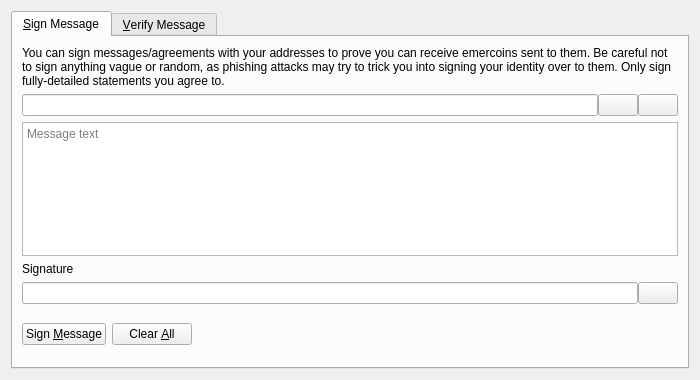
<?xml version="1.0" encoding="UTF-8"?>
<ui version="4.0">
 <class>SignVerifyMessageDialog</class>
 <widget class="QDialog" name="SignVerifyMessageDialog">
  <property name="geometry">
   <rect>
    <x>0</x>
    <y>0</y>
    <width>700</width>
    <height>380</height>
   </rect>
  </property>
  <property name="windowTitle">
   <string>Signatures - Sign / Verify a Message</string>
  </property>
  <property name="modal">
   <bool>true</bool>
  </property>
  <layout class="QVBoxLayout" name="verticalLayout">
   <item>
    <widget class="QTabWidget" name="tabWidget">
     <property name="currentIndex">
      <number>0</number>
     </property>
     <widget class="QWidget" name="tabSignMessage">
      <attribute name="title">
       <string>&amp;Sign Message</string>
      </attribute>
      <layout class="QVBoxLayout" name="verticalLayout_SM">
       <item>
        <widget class="QLabel" name="infoLabel_SM">
         <property name="text">
          <string>You can sign messages/agreements with your addresses to prove you can receive emercoins sent to them. Be careful not to sign anything vague or random, as phishing attacks may try to trick you into signing your identity over to them. Only sign fully-detailed statements you agree to.</string>
         </property>
         <property name="textFormat">
          <enum>Qt::PlainText</enum>
         </property>
         <property name="wordWrap">
          <bool>true</bool>
         </property>
        </widget>
       </item>
       <item>
        <layout class="QHBoxLayout" name="horizontalLayout_1_SM">
         <property name="spacing">
          <number>0</number>
         </property>
         <item>
          <widget class="QValidatedLineEdit" name="addressIn_SM">
           <property name="toolTip">
            <string>The Emercoin address to sign the message with</string>
           </property>
          </widget>
         </item>
         <item>
          <widget class="QPushButton" name="addressBookButton_SM">
           <property name="toolTip">
            <string>Choose previously used address</string>
           </property>
           <property name="text">
            <string/>
           </property>
           <property name="icon">
            <iconset resource="../bitcoin.qrc">
             <normaloff>:/icons/address-book</normaloff>:/icons/address-book</iconset>
           </property>
           <property name="shortcut">
            <string>Alt+A</string>
           </property>
           <property name="autoDefault">
            <bool>false</bool>
           </property>
          </widget>
         </item>
         <item>
          <widget class="QPushButton" name="pasteButton_SM">
           <property name="toolTip">
            <string>Paste address from clipboard</string>
           </property>
           <property name="text">
            <string/>
           </property>
           <property name="icon">
            <iconset resource="../bitcoin.qrc">
             <normaloff>:/icons/editpaste</normaloff>:/icons/editpaste</iconset>
           </property>
           <property name="shortcut">
            <string>Alt+P</string>
           </property>
           <property name="autoDefault">
            <bool>false</bool>
           </property>
          </widget>
         </item>
        </layout>
       </item>
       <item>
        <widget class="QPlainTextEdit" name="messageIn_SM">
         <property name="toolTip">
          <string>Enter the message you want to sign here</string>
         </property>
         <property name="placeholderText">
          <string>Message text</string>
         </property>
        </widget>
       </item>
       <item>
        <widget class="QLabel" name="signatureLabel_SM">
         <property name="text">
          <string>Signature</string>
         </property>
         <property name="textFormat">
          <enum>Qt::PlainText</enum>
         </property>
        </widget>
       </item>
       <item>
        <layout class="QHBoxLayout" name="horizontalLayout_2_SM">
         <property name="spacing">
          <number>0</number>
         </property>
         <item>
          <widget class="QLineEdit" name="signatureOut_SM">
           <property name="font">
            <font>
             <italic>true</italic>
            </font>
           </property>
           <property name="readOnly">
            <bool>true</bool>
           </property>
          </widget>
         </item>
         <item>
          <widget class="QPushButton" name="copySignatureButton_SM">
           <property name="toolTip">
            <string>Copy the current signature to the system clipboard</string>
           </property>
           <property name="text">
            <string/>
           </property>
           <property name="icon">
            <iconset resource="../bitcoin.qrc">
             <normaloff>:/icons/editcopy</normaloff>:/icons/editcopy</iconset>
           </property>
           <property name="autoDefault">
            <bool>false</bool>
           </property>
          </widget>
         </item>
        </layout>
       </item>
       <item>
        <layout class="QHBoxLayout" name="horizontalLayout_3_SM">
         <item>
          <widget class="QPushButton" name="signMessageButton_SM">
           <property name="toolTip">
            <string>Sign the message to prove you own this Emercoin address</string>
           </property>
           <property name="text">
            <string>Sign &amp;Message</string>
           </property>
           <property name="icon">
            <iconset resource="../bitcoin.qrc">
             <normaloff>:/icons/edit</normaloff>:/icons/edit</iconset>
           </property>
           <property name="autoDefault">
            <bool>false</bool>
           </property>
          </widget>
         </item>
         <item>
          <widget class="QPushButton" name="clearButton_SM">
           <property name="toolTip">
            <string>Reset all sign message fields</string>
           </property>
           <property name="text">
            <string>Clear &amp;All</string>
           </property>
           <property name="icon">
            <iconset resource="../bitcoin.qrc">
             <normaloff>:/icons/remove</normaloff>:/icons/remove</iconset>
           </property>
           <property name="autoDefault">
            <bool>false</bool>
           </property>
          </widget>
         </item>
         <item>
          <spacer name="horizontalSpacer_1_SM">
           <property name="orientation">
            <enum>Qt::Horizontal</enum>
           </property>
           <property name="sizeHint" stdset="0">
            <size>
             <width>40</width>
             <height>48</height>
            </size>
           </property>
          </spacer>
         </item>
         <item>
          <widget class="QLabel" name="statusLabel_SM">
           <property name="font">
            <font>
             <weight>75</weight>
             <bold>true</bold>
            </font>
           </property>
           <property name="text">
            <string/>
           </property>
           <property name="wordWrap">
            <bool>true</bool>
           </property>
          </widget>
         </item>
         <item>
          <spacer name="horizontalSpacer_2_SM">
           <property name="orientation">
            <enum>Qt::Horizontal</enum>
           </property>
           <property name="sizeHint" stdset="0">
            <size>
             <width>40</width>
             <height>48</height>
            </size>
           </property>
          </spacer>
         </item>
        </layout>
       </item>
      </layout>
     </widget>
     <widget class="QWidget" name="tabVerifyMessage">
      <attribute name="title">
       <string>&amp;Verify Message</string>
      </attribute>
      <layout class="QVBoxLayout" name="verticalLayout_VM">
       <item>
        <widget class="QLabel" name="infoLabel_VM">
         <property name="text">
          <string>Enter the receiver's address, message (ensure you copy line breaks, spaces, tabs, etc. exactly) and signature below to verify the message. Be careful not to read more into the signature than what is in the signed message itself, to avoid being tricked by a man-in-the-middle attack. Note that this only proves the signing party receives with the address, it cannot prove sendership of any transaction!</string>
         </property>
         <property name="textFormat">
          <enum>Qt::PlainText</enum>
         </property>
         <property name="alignment">
          <set>Qt::AlignLeading|Qt::AlignLeft|Qt::AlignTop</set>
         </property>
         <property name="wordWrap">
          <bool>true</bool>
         </property>
        </widget>
       </item>
       <item>
        <layout class="QHBoxLayout" name="horizontalLayout_1_VM">
         <property name="spacing">
          <number>0</number>
         </property>
         <item>
          <widget class="QValidatedLineEdit" name="addressIn_VM">
           <property name="toolTip">
            <string>The Emercoin address the message was signed with</string>
           </property>
          </widget>
         </item>
         <item>
          <widget class="QPushButton" name="addressBookButton_VM">
           <property name="toolTip">
            <string>Choose previously used address</string>
           </property>
           <property name="text">
            <string/>
           </property>
           <property name="icon">
            <iconset resource="../bitcoin.qrc">
             <normaloff>:/icons/address-book</normaloff>:/icons/address-book</iconset>
           </property>
           <property name="shortcut">
            <string>Alt+A</string>
           </property>
           <property name="autoDefault">
            <bool>false</bool>
           </property>
          </widget>
         </item>
        </layout>
       </item>
       <item>
        <widget class="QPlainTextEdit" name="messageIn_VM">
         <property name="placeholderText">
          <string>Enter message to verify</string>
         </property>
        </widget>
       </item>
       <item>
        <widget class="QValidatedLineEdit" name="signatureIn_VM">
         <property name="placeholderText">
          <string>Enter signature</string>
         </property>
        </widget>
       </item>
       <item>
        <layout class="QHBoxLayout" name="horizontalLayout_2_VM">
         <item>
          <widget class="QPushButton" name="verifyMessageButton_VM">
           <property name="toolTip">
            <string>Verify the message to ensure it was signed with the specified Emercoin address</string>
           </property>
           <property name="text">
            <string>Verify &amp;Message</string>
           </property>
           <property name="icon">
            <iconset resource="../bitcoin.qrc">
             <normaloff>:/icons/transaction_0</normaloff>:/icons/transaction_0</iconset>
           </property>
           <property name="autoDefault">
            <bool>false</bool>
           </property>
          </widget>
         </item>
         <item>
          <widget class="QPushButton" name="clearButton_VM">
           <property name="toolTip">
            <string>Reset all verify message fields</string>
           </property>
           <property name="text">
            <string>Clear &amp;All</string>
           </property>
           <property name="icon">
            <iconset resource="../bitcoin.qrc">
             <normaloff>:/icons/remove</normaloff>:/icons/remove</iconset>
           </property>
           <property name="autoDefault">
            <bool>false</bool>
           </property>
          </widget>
         </item>
         <item>
          <spacer name="horizontalSpacer_1_VM">
           <property name="orientation">
            <enum>Qt::Horizontal</enum>
           </property>
           <property name="sizeHint" stdset="0">
            <size>
             <width>40</width>
             <height>48</height>
            </size>
           </property>
          </spacer>
         </item>
         <item>
          <widget class="QLabel" name="statusLabel_VM">
           <property name="font">
            <font>
             <weight>75</weight>
             <bold>true</bold>
            </font>
           </property>
           <property name="text">
            <string/>
           </property>
           <property name="wordWrap">
            <bool>true</bool>
           </property>
          </widget>
         </item>
         <item>
          <spacer name="horizontalSpacer_2_VM">
           <property name="orientation">
            <enum>Qt::Horizontal</enum>
           </property>
           <property name="sizeHint" stdset="0">
            <size>
             <width>40</width>
             <height>48</height>
            </size>
           </property>
          </spacer>
         </item>
        </layout>
       </item>
      </layout>
     </widget>
    </widget>
   </item>
  </layout>
 </widget>
 <customwidgets>
  <customwidget>
   <class>QValidatedLineEdit</class>
   <extends>QLineEdit</extends>
   <header>qt/qvalidatedlineedit.h</header>
  </customwidget>
 </customwidgets>
 <resources>
  <include location="../bitcoin.qrc"/>
 </resources>
 <connections/>
</ui>
